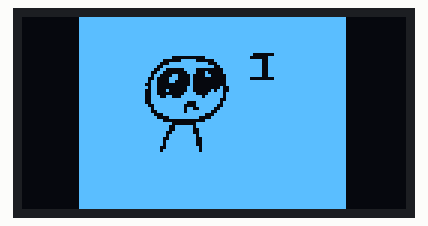
Bench run of a sketch on a simulated Arduino Uno, built with avr-gcc and run on an emulated ATmega328P. On the bench: 128×64 one-colour display.

Above: at 0.2 s.
At 1.19 s:
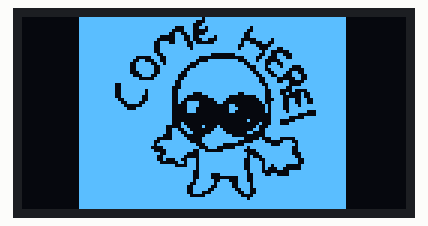
At 2.84 s:
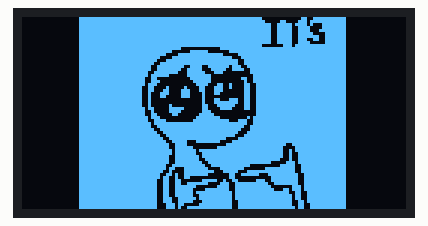
At 5.48 s:
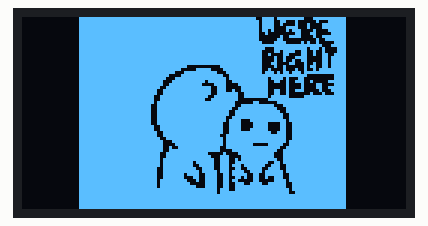
At 8.13 s:
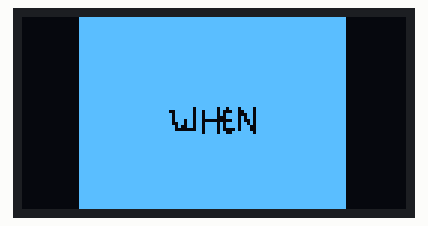
At 10.77 s:
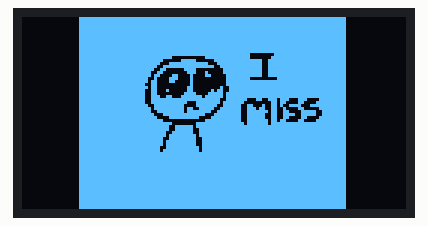

The sketch:

LoveMe_Not.ino
```cpp
#include <Arduino.h>
#include <Wire.h>
#include <U8x8lib.h>
#include "video_data.h"

// Most 1.3" 128x64 I2C OLED modules use SH1106.
// If yours is SSD1306, replace the constructor with:
// U8X8_SSD1306_128X64_NONAME_HW_I2C u8x8(U8X8_PIN_NONE);

// U8x8 has no internal frame buffer, which saves 1024 bytes of SRAM
// compared with the U8g2 "_F_" full-buffer constructors.
U8X8_SH1106_128X64_NONAME_HW_I2C u8x8(U8X8_PIN_NONE);

// 128x64 image in the OLED's own page layout: 8 pages x 128 bytes, each byte is a
// column of 8 pixels (bit0 = top). This is the only large buffer; it holds the
// previous frame for delta decoding and is sent to the display as-is.
uint8_t frameBuf[1024];

uint16_t videoPos = 0;  // read position inside videoData (frames are stored back to back)

// Stream per frame: [skip][n][n literal bytes] ... then [0][0] = end of frame.
// Each literal byte is XORed into the previous frame at the current position.
void decodeFrame() {
  uint16_t out = 0;
  for (;;) {
    uint8_t skip = pgm_read_byte(&videoData[videoPos++]);
    uint8_t n = pgm_read_byte(&videoData[videoPos++]);
    if (skip == 0 && n == 0) break;  // end-of-frame marker

    out += skip;
    while (n--) {
      uint8_t v = pgm_read_byte(&videoData[videoPos++]);
      if (out < 1024) frameBuf[out++] ^= v;
    }
  }
}

void showFrame() {
  for (uint8_t page = 0; page < 8; page++) {
    u8x8.drawTile(0, page, 16, &frameBuf[page * 128]);  // 16 tiles x 8 bytes = one page
  }
}

void setup() {
  u8x8.begin();
  u8x8.setBusClock(400000);  // faster I2C so a frame fits comfortably in the ~83 ms frame time
  u8x8.setContrast(255);
  memset(frameBuf, 0, sizeof(frameBuf));
}

void loop() {
  static uint16_t frame = 0;
  static unsigned long last = 0;
  const unsigned long interval = 1000UL / VIDEO_FPS;

  if (millis() - last >= interval) {
    last = millis();

    decodeFrame();
    showFrame();

    frame++;
    if (frame >= VIDEO_FRAMES) {
      frame = 0;
      videoPos = 0;  // restart: the first frame is stored relative to a blank screen
      memset(frameBuf, 0, sizeof(frameBuf));
    }
  }
}
```

Source omitted: video_data.h (data table, 84384 bytes)

Measured:
- by itself, everything shown: repeats every 10.2 s, in 127 steps
